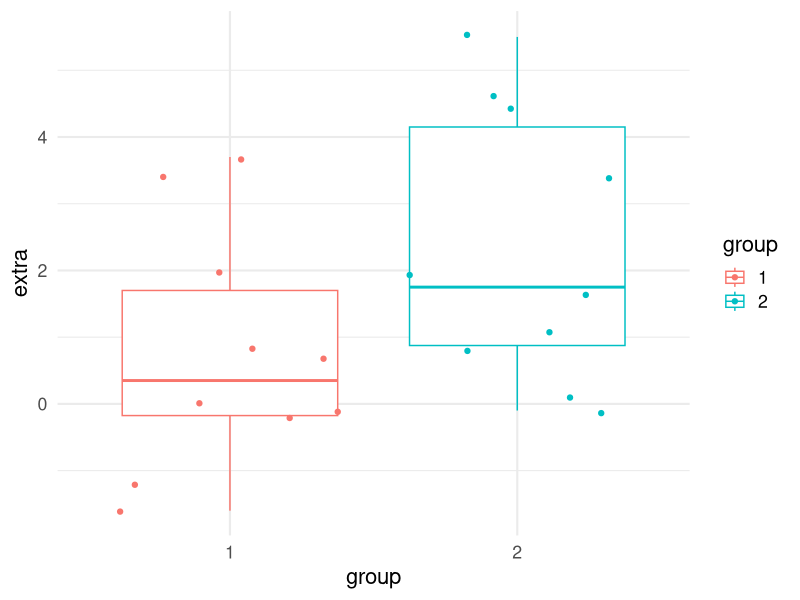

Recreate this plot in R. (Note: this script raises an error after producing the figure.)
## ---- chunk 1
knitr::opts_chunk$set(echo = FALSE)
## ---- chunk 2
summary(cars)
## ---- chunk 3
library(ggplot2)
ggplot(data = sleep, aes(x = group, y = extra, color = group)) +
  geom_boxplot() +
  geom_jitter() +
  theme_minimal(base_size = 16)
## ---- chunk 4
xfun::session_info("rmarkdown", dependencies = FALSE)
## ---- chunk 5
# automatically create a bib database for R packages
bib <- knitr::write_bib(
  x = c(
    .packages(), "knitr", "rmarkdown", "bookdown"
  ), file = NULL, prefix = ""
)
bib <- unlist(bib)
# remove the ugly single quotes required by CRAN policy
bib <- gsub("(\\\n)", " ", bib)
xfun::write_utf8(bib, "packages.bib")
